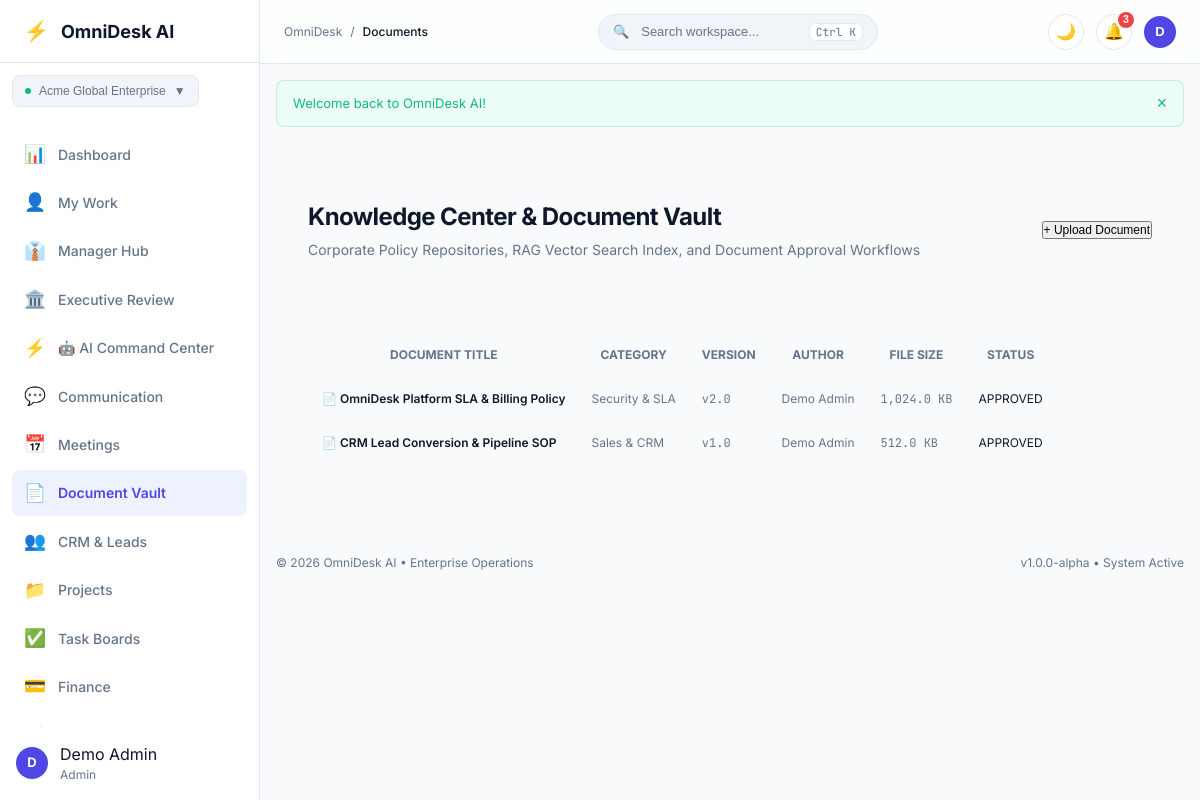
Page /documents (signed in) on the committed database.
### tables this page shows
CREATE TABLE IF NOT EXISTS `workspaces` (
    `id`          INT UNSIGNED NOT NULL AUTO_INCREMENT,
    `name`        VARCHAR(100) NOT NULL,
    `slug`        VARCHAR(100) NOT NULL,
    `type`        VARCHAR(30)  NOT NULL DEFAULT 'company' COMMENT 'company | team | department | personal',
    `owner_id`    INT UNSIGNED NOT NULL,
    `created_at`  DATETIME     NOT NULL DEFAULT CURRENT_TIMESTAMP,
    `updated_at`  DATETIME     NOT NULL DEFAULT CURRENT_TIMESTAMP ON UPDATE CURRENT_TIMESTAMP,

    PRIMARY KEY (`id`),
    UNIQUE KEY `uq_workspaces_slug` (`slug`),
    KEY `idx_workspaces_owner` (`owner_id`),
    CONSTRAINT `fk_ws_owner` FOREIGN KEY (`owner_id`)
        REFERENCES `users` (`id`) ON DELETE CASCADE ON UPDATE CASCADE

);

CREATE TABLE IF NOT EXISTS `documents` (
    `id`           INT UNSIGNED NOT NULL AUTO_INCREMENT,
    `workspace_id` INT UNSIGNED NOT NULL,
    `title`        VARCHAR(255) NOT NULL,
    `category`     VARCHAR(100) NOT NULL DEFAULT 'General',
    `file_path`    VARCHAR(255) NOT NULL,
    `file_size`    BIGINT UNSIGNED NOT NULL DEFAULT 0,
    `mime_type`    VARCHAR(100) NOT NULL DEFAULT 'application/pdf',
    `version`      VARCHAR(20)  NOT NULL DEFAULT '1.0',
    `author_id`    INT UNSIGNED NOT NULL,
    `status`       VARCHAR(30)  NOT NULL DEFAULT 'approved' COMMENT 'draft | review | approved | archived',
    `created_at`   DATETIME     NOT NULL DEFAULT CURRENT_TIMESTAMP,

    PRIMARY KEY (`id`),
    KEY `idx_doc_ws` (`workspace_id`),
    CONSTRAINT `fk_doc_ws` FOREIGN KEY (`workspace_id`)
        REFERENCES `workspaces` (`id`) ON DELETE CASCADE ON UPDATE CASCADE
);

### modules/Documents/views/index.php (the view, shortened to what the rows shown need)
<?php
$docList = $documents ?? [];
?>
<?php require_once MODULES_PATH . '/Shared/views/app_shell_start.php'; ?>
<div class="card card-glass p-6 mb-6">
    <div class="flex items-center justify-between flex-wrap gap-4">
        <div>
            <h1 class="text-2xl font-bold tracking-tight mb-1">Knowledge Center & Document Vault</h1>
            <p class="text-muted text-sm mb-0">Corporate Policy Repositories, RAG Vector Search Index, and Document Approval Workflows</p>
        </div>
        <div class="flex items-center gap-3">
            <button type="button" class="btn btn-primary text-xs py-1.5 px-3" onclick="document.getElementById('newDocModal').classList.add('active')">+ Upload Document</button>
        </div>
    </div>
</div>
<div class="card p-6 mb-6">
    <div class="table-responsive">
        <table class="table-custom w-full text-xs">
            <thead>
                <tr class="border-b text-left text-muted uppercase">
                    <th class="p-3">Document Title</th>
                    <th class="p-3">Category</th>
                    <th class="p-3">Version</th>
                    <th class="p-3">Author</th>
                    <th class="p-3">File Size</th>
                    <th class="p-3">Status</th>
                </tr>
            </thead>
            <tbody>
                <?php if (!empty($docList)): ?>
                    <?php foreach ($docList as $d): ?>
                        <tr class="border-b hover:bg-surface-subtle">
                            <td class="p-3 font-semibold text-main">📄 <?= e($d['title']) ?></td>
                            <td class="p-3 text-muted"><?= e($d['category']) ?></td>
                            <td class="p-3 font-mono text-muted">v<?= e($d['version']) ?></td>
                            <td class="p-3 text-muted"><?= e($d['author_name']) ?></td>
                            <td class="p-3 font-mono text-muted"><?= number_format(($d['file_size'] / 1024), 1) ?> KB</td>
                            <td class="p-3">
                                <span class="badge badge-success text-2xs uppercase"><?= e($d['status']) ?></span>
                            </td>
                        </tr>
                    <?php endforeach; ?>
                <?php else: ?>
                    <tr>
                        <td colspan="6" class="text-center p-6 text-muted">No documents stored in Knowledge Vault.</td>
                    </tr>
                <?php endif; ?>
            </tbody>
        </table>
    </div>
</div>
<?php require_once MODULES_PATH . '/Shared/views/app_shell_end.php'; ?>

### core/Router.php (shortened to what the rows shown need)
<?php
class Router
{
    private array $routes = [
        'GET'  => [],
        'POST' => [],
    ];
    public function dispatch(): void
    {
        $method = strtoupper($_SERVER['REQUEST_METHOD'] ?? 'GET');
        $uri    = $this->normalizeUri($_SERVER['REQUEST_URI'] ?? '/');
        foreach ($this->routes[$method] as $pattern => $routeInfo) {
            $params = $this->matchRoute($pattern, $uri);
            if ($params !== null) {
                $this->callHandler($routeInfo['handler'], $params);
                return;
            }
        }
    }
    private function addRoute(string $method, string $path, callable|array $handler, array $middleware = []): void
    {
        $pattern = $this->pathToPattern($path);
        $this->routes[$method][$pattern] = [
            'handler'    => $handler,
            'middleware' => $middleware,
        ];
    }
    private function pathToPattern(string $path): string
    {
        $pattern = preg_replace_callback(
            '/\{([a-zA-Z_][a-zA-Z0-9_]*)\}/',
            fn($m) => '(?P<' . $m[1] . '>[^/]+)',
            $path
        );
        return '#^' . $pattern . '$#';
    }
    private function matchRoute(string $pattern, string $uri): ?array
    {
        if (!preg_match($pattern, $uri, $matches)) {
            return null;
        }
        return array_filter(
            $matches,
            fn($k) => is_string($k),
            ARRAY_FILTER_USE_KEY
        );
    }
    private function callHandler(callable|array $handler, array $params): void
    {
        if (is_array($handler)) {
            [$class, $method] = $handler;
            $instance = new $class();
            $instance->$method($params);
            return;
        }
    }
    private function normalizeUri(string $uri): string
    {
        $path = parse_url($uri, PHP_URL_PATH) ?? '/';
        $path = '/' . trim($path, '/');
        $path = preg_replace('#/+#', '/', $path);
        return $path === '' ? '/' : $path;
    }
}

### modules/Shared/views/app_shell_start.php (shortened to what the rows shown need)
<?php
$currentUser = \Core\Auth::user();
$currentRoute = parse_url($_SERVER['REQUEST_URI'] ?? '/', PHP_URL_PATH);
$navItems = [
    ['key' => 'dashboard',     'label' => 'Dashboard',          'icon' => '📊', 'url' => '/dashboard',         'perm' => 'dashboard.view'],
    ['key' => 'my-work',       'label' => 'My Work',            'icon' => '👤', 'url' => '/my-work',           'perm' => 'dashboard.view'],
    ['key' => 'manager',       'label' => 'Manager Hub',        'icon' => '👔', 'url' => '/manager',           'perm' => 'dashboard.view'],
    ['key' => 'executive',     'label' => 'Executive Review',   'icon' => '🏛️', 'url' => '/executive',         'perm' => 'dashboard.view'],
    ['key' => 'ai',            'label' => '🤖 AI Command Center','icon' => '⚡', 'url' => '/ai/command-center', 'perm' => 'dashboard.view'],
    ['key' => 'communication', 'label' => 'Communication',      'icon' => '💬', 'url' => '/communication',     'perm' => 'dashboard.view'],
    ['key' => 'meetings',      'label' => 'Meetings',           'icon' => '📅', 'url' => '/meetings',          'perm' => 'dashboard.view'],
    ['key' => 'documents',     'label' => 'Document Vault',     'icon' => '📄', 'url' => '/documents',         'perm' => 'documents.view'],
    ['key' => 'crm',           'label' => 'CRM & Leads',        'icon' => '👥', 'url' => '/crm',               'perm' => 'crm.view'],
    ['key' => 'projects',      'label' => 'Projects',           'icon' => '📁', 'url' => '/projects',          'perm' => 'projects.view'],
    ['key' => 'tasks',         'label' => 'Task Boards',        'icon' => '✅', 'url' => '/tasks',             'perm' => 'tasks.view'],
    ['key' => 'finance',       'label' => 'Finance',            'icon' => '💳', 'url' => '/finance',           'perm' => 'finance.view'],
    ['key' => 'automation',    'label' => 'Automation',         'icon' => '⚡', 'url' => '/automation',        'perm' => 'settings.view'],
    ['key' => 'operations',    'label' => 'System Health',      'icon' => '🖥️', 'url' => '/operations/health', 'perm' => 'settings.view'],
    ['key' => 'notifications', 'label' => 'Notifications',      'icon' => '🔔', 'url' => '/notifications',     'perm' => 'notifications.view'],
    ['key' => 'settings',      'label' => 'Settings',           'icon' => '⚙️', 'url' => '/settings',          'perm' => 'settings.view'],
];
?>
<?php require_once __DIR__ . '/header.php'; ?>
<body class="bg-app text-main antialiased app-body">
    <div class="app-layout">
        <aside class="app-sidebar" id="appSidebar">
            <div class="sidebar-header">
                <a href="<?= url('/dashboard') ?>" class="brand-link">
                    <span class="brand-icon">⚡</span>
                    <span class="brand-title"><?= e(APP_NAME) ?></span>
                </a>
            </div>
            <div class="sidebar-workspace p-3">
                <?php
                $currActiveWs = \Core\DashboardService::getActiveWorkspace($currentUser['id'] ?? 0);
                ?>
                <div class="dropdown-wrapper w-full">
                    <button type="button" class="workspace-badge w-full justify-between cursor-pointer" id="wsDropdownBtn">
                        <div class="flex items-center gap-2 truncate">
                            <span class="ws-dot"></span>
                            <span class="ws-name truncate font-medium"><?= e($currActiveWs['name']) ?></span>
                        </div>
                        <span class="text-xs text-muted">▼</span>
                    </button>
                </div>
            </div>
            <nav class="sidebar-nav">
                <ul class="nav-list">
                    <?php foreach ($navItems as $item): ?>
                        <?php if (\Core\Auth::hasPermission($item['perm'])): ?>
                            <?php $isActive = str_starts_with($currentRoute, $item['url']); ?>
                            <li class="nav-item">
                                <a href="<?= url($item['url']) ?>" class="nav-link <?= $isActive ? 'active' : '' ?>">
                                    <span class="nav-icon"><?= $item['icon'] ?></span>
                                    <span class="nav-label"><?= e($item['label']) ?></span>
                                </a>
                            </li>
                        <?php endif; ?>
                    <?php endforeach; ?>
                </ul>
            </nav>
            <div class="sidebar-footer p-4">
                <div class="user-pill flex items-center gap-3">
                    <div class="avatar-circle">
                        <?= e(strtoupper(substr($currentUser['first_name'] ?? 'U', 0, 1))) ?>
                    </div>
                    <div class="user-info flex-1 min-w-0">
                        <div class="user-name truncate"><?= e($currentUser['full_name'] ?? 'User') ?></div>
                        <div class="user-role text-xs text-muted capitalize"><?= e($currentUser['role'] ?? 'member') ?></div>
                    </div>
                </div>
            </div>
        </aside>
        <div class="app-main">
            <header class="app-topbar">
                <div class="topbar-left flex items-center gap-3">
                    <div class="breadcrumbs flex items-center gap-2 text-xs text-muted">
                        <span>OmniDesk</span>
                        <span>/</span>
                        <span class="text-main font-medium capitalize"><?= e(ltrim($currentRoute, '/') ?: 'Dashboard') ?></span>
                    </div>
                </div>
                <div class="topbar-center">
                    <button type="button" class="search-trigger" id="globalSearchBtn">
                        <span class="search-icon">🔍</span>
                        <span class="search-text">Search workspace...</span>
                        <kbd class="search-kbd">Ctrl K</kbd>
                    </button>
                </div>
                <div class="topbar-right flex items-center gap-3">
                    <button type="button" class="btn-icon" id="themeToggleBtn" title="Toggle Light/Dark Theme">
                        🌙
                    </button>
                    <div class="dropdown-wrapper">
                        <button type="button" class="btn-icon relative" id="notifBellBtn" title="Notifications">
                            🔔
                            <span class="notif-badge">3</span>
                        </button>
                    </div>
                    <div class="dropdown-wrapper">
                        <button type="button" class="user-avatar-btn" id="userMenuBtn">
                            <div class="avatar-sm">
                                <?= e(strtoupper(substr($currentUser['first_name'] ?? 'U', 0, 1))) ?>
                            </div>
                        </button>
                    </div>
                </div>
            </header>
            <?php $flashes = get_flash(); ?>
            <?php if (!empty($flashes)): ?>
                <div class="flash-container p-4">
                    <?php foreach ($flashes as $f): ?>
                        <div class="alert alert-<?= e($f['type']) ?> flex items-center justify-between mb-2">
                            <span><?= e($f['message']) ?></span>
                            <button type="button" onclick="this.parentElement.remove()" class="alert-close">&times;</button>
                        </div>
                    <?php endforeach; ?>
                </div>
            <?php endif; ?>
            <main class="app-content p-6">

### rows in the picture
workspaces: name "Acme Global Enterprise"
documents: title "OmniDesk Platform SLA & Billing Policy", category "Security & SLA", version "2.0", author_name "Demo Admin", $d['file_size']/1024 "1,024.0", status "APPROVED"
documents: title "CRM Lead Conversion & Pipeline SOP", category "Sales & CRM", version "1.0", author_name "Demo Admin", $d['file_size']/1024 "512.0", status "APPROVED"

### other values in the picture
$item['icon'] "📊"
$item['label'] "Dashboard"
$item['icon'] "👤"
$item['label'] "My Work"
$item['icon'] "👔"
$item['label'] "Manager Hub"
$item['icon'] "🏛️"
$item['label'] "Executive Review"
$item['icon'] "⚡"
$item['label'] "🤖 AI Command Center"
$item['icon'] "💬"
$item['label'] "Communication"
$item['icon'] "📅"
$item['label'] "Meetings"
$item['icon'] "📄"
